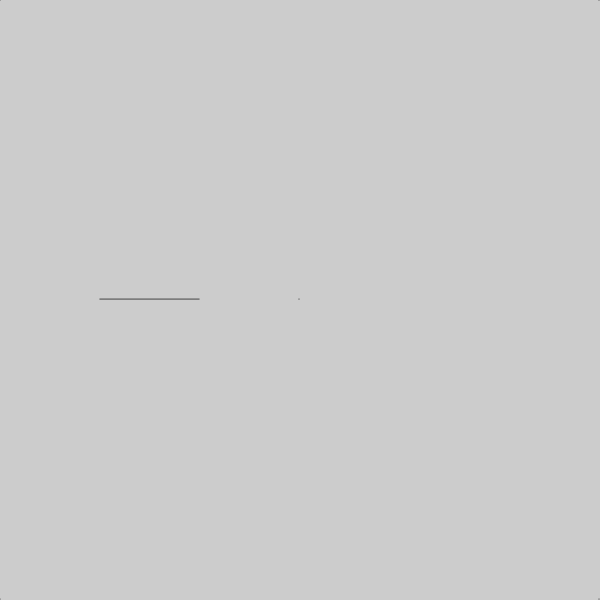
Frame 1 (no input)
Frame 60 (no input): identical to frame 1, image omitted
Frame 120 (the mouse pressed at the canvas centre since frame 60): identical to frame 1, image omitted

The p5.js sketch that drew this single still picture (run headless with seeded random() and noise() and a simulated clock; from frame 60 on, the mouse is pressed at the canvas centre):

// p5.js sketch
// ── sketch.js
function setup() {
  createCanvas(600, 600);
}

function draw() {
background(204);
point(299, 299);
point(599, 0);
point(0, 599);
point(0, 0);
point(599, 599);
for(i = 0; i<100; i++){
  point(100+i, 299);
}
}
